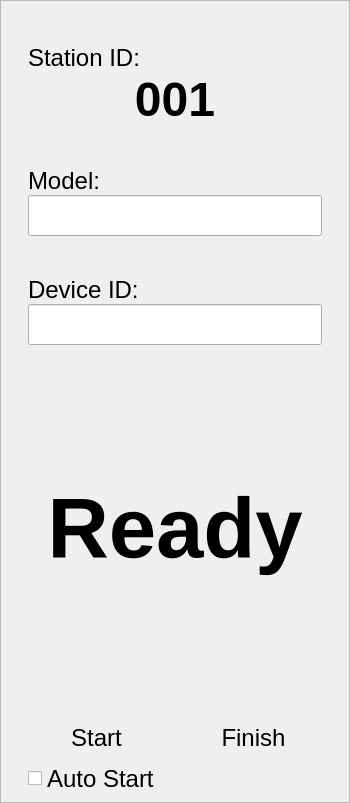
        <widget class="QFrame" name="frmWork">
         <property name="minimumSize">
          <size>
           <width>350</width>
           <height>0</height>
          </size>
         </property>
         <property name="maximumSize">
          <size>
           <width>350</width>
           <height>16777215</height>
          </size>
         </property>
         <property name="font">
          <font>
           <family>Arial</family>
           <pointsize>18</pointsize>
          </font>
         </property>
         <property name="frameShape">
          <enum>QFrame::StyledPanel</enum>
         </property>
         <property name="frameShadow">
          <enum>QFrame::Raised</enum>
         </property>
         <layout class="QGridLayout" name="gridLayout_3">
          <property name="leftMargin">
           <number>3</number>
          </property>
          <property name="topMargin">
           <number>3</number>
          </property>
          <property name="rightMargin">
           <number>3</number>
          </property>
          <property name="bottomMargin">
           <number>3</number>
          </property>
          <property name="spacing">
           <number>2</number>
          </property>
          <item row="0" column="0">
           <layout class="QVBoxLayout" name="verticalLayout_2">
            <property name="spacing">
             <number>0</number>
            </property>
            <property name="leftMargin">
             <number>24</number>
            </property>
            <property name="rightMargin">
             <number>24</number>
            </property>
            <item>
             <layout class="QVBoxLayout" name="verticalLayout_4">
              <property name="spacing">
               <number>0</number>
              </property>
              <property name="leftMargin">
               <number>0</number>
              </property>
              <property name="rightMargin">
               <number>0</number>
              </property>
              <item>
               <spacer name="verticalSpacer_7">
                <property name="orientation">
                 <enum>Qt::Vertical</enum>
                </property>
                <property name="sizeHint" stdset="0">
                 <size>
                  <width>20</width>
                  <height>40</height>
                 </size>
                </property>
               </spacer>
              </item>
              <item>
               <widget class="QLabel" name="label">
                <property name="font">
                 <font>
                  <family>Arial</family>
                  <pointsize>18</pointsize>
                 </font>
                </property>
                <property name="text">
                 <string>Station ID:</string>
                </property>
               </widget>
              </item>
              <item>
               <widget class="QLabel" name="lblStationID">
                <property name="minimumSize">
                 <size>
                  <width>0</width>
                  <height>41</height>
                 </size>
                </property>
                <property name="font">
                 <font>
                  <family>Arial</family>
                  <pointsize>36</pointsize>
                  <weight>75</weight>
                  <bold>true</bold>
                 </font>
                </property>
                <property name="text">
                 <string>001</string>
                </property>
                <property name="alignment">
                 <set>Qt::AlignCenter</set>
                </property>
               </widget>
              </item>
              <item>
               <spacer name="verticalSpacer_6">
                <property name="orientation">
                 <enum>Qt::Vertical</enum>
                </property>
                <property name="sizeHint" stdset="0">
                 <size>
                  <width>20</width>
                  <height>40</height>
                 </size>
                </property>
               </spacer>
              </item>
              <item>
               <widget class="QLabel" name="label_2">
                <property name="font">
                 <font>
                  <family>Arial</family>
                  <pointsize>18</pointsize>
                 </font>
                </property>
                <property name="text">
                 <string>Model:</string>
                </property>
               </widget>
              </item>
              <item>
               <widget class="MatchBoxLineEdit" name="leModel">
                <property name="minimumSize">
                 <size>
                  <width>0</width>
                  <height>41</height>
                 </size>
                </property>
                <property name="text">
                 <string/>
                </property>
                <property name="readOnly">
                 <bool>false</bool>
                </property>
               </widget>
              </item>
              <item>
               <spacer name="verticalSpacer_4">
                <property name="orientation">
                 <enum>Qt::Vertical</enum>
                </property>
                <property name="sizeHint" stdset="0">
                 <size>
                  <width>20</width>
                  <height>40</height>
                 </size>
                </property>
               </spacer>
              </item>
              <item>
               <widget class="QLabel" name="label_3">
                <property name="font">
                 <font>
                  <family>Arial</family>
                  <pointsize>18</pointsize>
                 </font>
                </property>
                <property name="text">
                 <string>Device ID:</string>
                </property>
               </widget>
              </item>
              <item>
               <widget class="MatchBoxLineEdit" name="leDeviceID">
                <property name="minimumSize">
                 <size>
                  <width>0</width>
                  <height>41</height>
                 </size>
                </property>
               </widget>
              </item>
              <item>
               <spacer name="verticalSpacer_5">
                <property name="orientation">
                 <enum>Qt::Vertical</enum>
                </property>
                <property name="sizeHint" stdset="0">
                 <size>
                  <width>20</width>
                  <height>40</height>
                 </size>
                </property>
               </spacer>
              </item>
              <item>
               <widget class="QLabel" name="lblStatus">
                <property name="enabled">
                 <bool>true</bool>
                </property>
                <property name="minimumSize">
                 <size>
                  <width>287</width>
                  <height>287</height>
                 </size>
                </property>
                <property name="font">
                 <font>
                  <family>Arial</family>
                  <pointsize>64</pointsize>
                  <weight>75</weight>
                  <bold>true</bold>
                 </font>
                </property>
                <property name="text">
                 <string>Ready</string>
                </property>
                <property name="alignment">
                 <set>Qt::AlignCenter</set>
                </property>
               </widget>
              </item>
             </layout>
            </item>
            <item>
             <widget class="QWidget" name="wdtKeyBoard" native="true">
              <property name="minimumSize">
               <size>
                <width>0</width>
                <height>5</height>
               </size>
              </property>
             </widget>
            </item>
            <item>
             <spacer name="verticalSpacer">
              <property name="orientation">
               <enum>Qt::Vertical</enum>
              </property>
              <property name="sizeHint" stdset="0">
               <size>
                <width>20</width>
                <height>40</height>
               </size>
              </property>
             </spacer>
            </item>
            <item>
             <layout class="QGridLayout" name="gridLayout_7">
              <item row="0" column="2">
               <widget class="QPushButton" name="pbFinish">
                <property name="minimumSize">
                 <size>
                  <width>0</width>
                  <height>41</height>
                 </size>
                </property>
                <property name="font">
                 <font>
                  <family>Arial</family>
                  <pointsize>18</pointsize>
                 </font>
                </property>
                <property name="text">
                 <string>Finish</string>
                </property>
                <property name="flat">
                 <bool>true</bool>
                </property>
               </widget>
              </item>
              <item row="0" column="0">
               <widget class="QPushButton" name="pbStart">
                <property name="minimumSize">
                 <size>
                  <width>0</width>
                  <height>41</height>
                 </size>
                </property>
                <property name="font">
                 <font>
                  <family>Arial</family>
                  <pointsize>18</pointsize>
                 </font>
                </property>
                <property name="styleSheet">
                 <string notr="true"/>
                </property>
                <property name="text">
                 <string>Start</string>
                </property>
                <property name="flat">
                 <bool>true</bool>
                </property>
               </widget>
              </item>
              <item row="0" column="1">
               <spacer name="verticalSpacer_2">
                <property name="orientation">
                 <enum>Qt::Vertical</enum>
                </property>
                <property name="sizeHint" stdset="0">
                 <size>
                  <width>20</width>
                  <height>40</height>
                 </size>
                </property>
               </spacer>
              </item>
             </layout>
            </item>
            <item>
             <widget class="QCheckBox" name="cbAutoStart">
              <property name="minimumSize">
               <size>
                <width>0</width>
                <height>41</height>
               </size>
              </property>
              <property name="font">
               <font>
                <family>Arial</family>
                <pointsize>18</pointsize>
               </font>
              </property>
              <property name="layoutDirection">
               <enum>Qt::LeftToRight</enum>
              </property>
              <property name="text">
               <string>Auto Start</string>
              </property>
             </widget>
            </item>
           </layout>
          </item>
         </layout>
        </widget>
